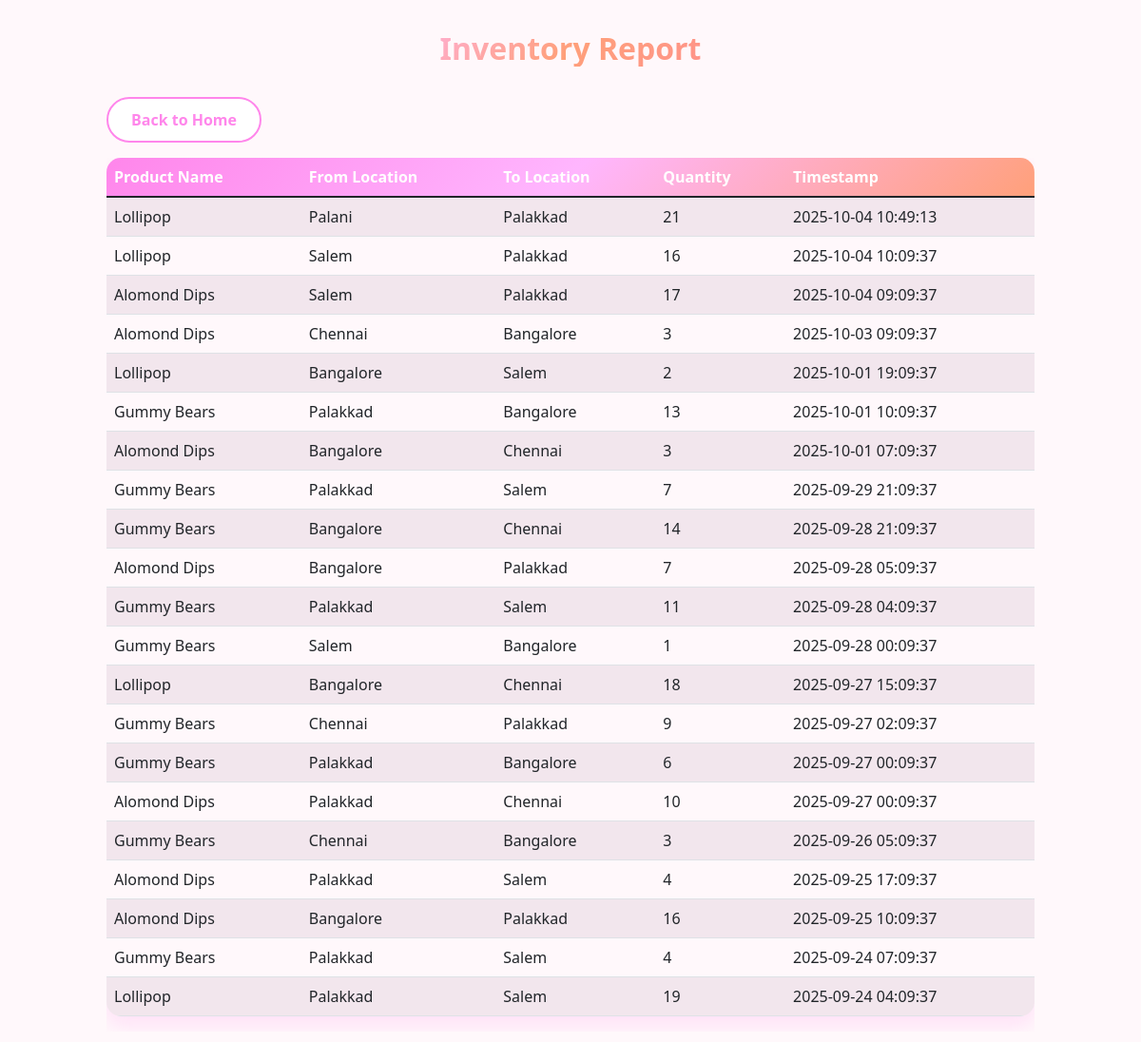
Screenshot of /report with the database file from the repository.
### model.py (models this page shows, shortened)
class Product(db.Model):
    __tablename__ = "product"
    product_id = db.Column(db.Integer, primary_key=True)
    name = db.Column(db.String(200), nullable=False)
    total_qty = db.Column(db.Integer, nullable=False, default=0)

class ProductMovement(db.Model):
    __tablename__ = "product_movement"
    movement_id = db.Column(db.String(64), primary_key=True, default=generate_uuid)
    timestamp = db.Column(db.DateTime, default=datetime.utcnow, nullable=False)
    from_location = db.Column(db.String(200), db.ForeignKey('location.name'), nullable=True)
    to_location = db.Column(db.String(200), db.ForeignKey('location.name'), nullable=True)
    product_id = db.Column(db.Integer, db.ForeignKey('product.product_id'), nullable=False)
    qty = db.Column(db.Integer, nullable=False)
    product = db.relationship("Product", backref="movements")
    from_loc = db.relationship("Location", foreign_keys=[from_location], lazy="joined")
    to_loc = db.relationship("Location", foreign_keys=[to_location], lazy="joined")

### app.py (the view)
    @app.route('/report')
    def report():
        movements_list = ProductMovement.query.order_by(ProductMovement.timestamp.desc()).all()
        report_data = []
        for movement in movements_list:
            if not movement.product:
                continue
            report_data.append({
                'movement_id': movement.movement_id,
                'timestamp': movement.timestamp.strftime("%Y-%m-%d %H:%M:%S"),
                'product_id': movement.product.product_id,
                'product_name': movement.product.name,
                'from_location': movement.from_location if movement.from_location else '—',
                'to_location': movement.to_location if movement.to_location else '—',
                'qty': movement.qty
            })
        return render_template('report.html', report_data=report_data)

### templates/report.html (shortened to what this page needs)
<!DOCTYPE html>
<html lang="en">
<head>
<link href="https://cdn.jsdelivr.net/npm/bootstrap@5.1.3/dist/css/bootstrap.min.css" rel="stylesheet">
</head>
<body>
<div class="container">
    <h2>Inventory Report</h2>
    <div class="mb-3">
        <a href="{{ url_for('index') }}" class="btn btn-secondary">Back to Home</a>
    </div>
    {% if report_data %}
    <div class="table-responsive">
        <table class="table table-striped table-hover">
            <thead>
                <tr>
                    <th>Product Name</th>
                    <th>From Location</th>
                    <th>To Location</th>
                    <th>Quantity</th>
                    <th>Timestamp</th>
                </tr>
            </thead>
            <tbody>
                {% for item in report_data %}
                <tr>
                    <td>{{ item.product_name }}</td>
                    <td>{{ item.from_location or 'N/A' }}</td>
                    <td>{{ item.to_location or 'N/A' }}</td>
                    <td>{{ item.qty }}</td>
                    <td>{{ item.timestamp }}</td>
                </tr>
                {% endfor %}
            </tbody>
        </table>
    </div>
    {% else %}
    <div class="alert alert-info">
        No inventory movements found. Add some movements first.
    </div>
    {% endif %}
</div>
</body>
</html>

### templates/report.html (style rules this page uses)
body { font-family: 'Segoe UI', Tahoma, Geneva, Verdana, sans-serif; background: #fff8fb; color: #333; }
h2 { font-weight: 800; background: linear-gradient(135deg, #FF86EB, #FFB6FE, #FFA07A, #FF8C94, #9484FE); -webkit-background-clip: text; -webkit-text-fill-color: transparent; margin-bottom: 2rem; text-align: center; }
.btn-secondary { background: white; border: 2px solid #FF86EB; color: #FF86EB; border-radius: 50px; font-weight: 600; padding: 0.6rem 1.5rem; transition: 0.3s; }
.table { border-radius: 15px; overflow: hidden; box-shadow: 0 10px 20px rgba(255, 134, 235, 0.2); }
.table thead { background: linear-gradient(135deg, #FF86EB, #FFB6FE, #FFA07A); color: white; font-weight: 600; }
.table-striped tbody tr:nth-of-type(odd) { background-color: rgba(255, 134, 235, 0.05); }
.container { max-width: 1000px; margin-top: 2rem; margin-bottom: 2rem; }

### rows the page displays
Product: product_name "Lollipop" "Lollipop" "Lollipop" "Lollipop" "Lollipop"
ProductMovement: from_location "Palani", to_location "Palakkad"
ProductMovement: from_location "Salem", to_location "Palakkad"
Product: product_name "Alomond Dips" "Alomond Dips" "Alomond Dips" "Alomond Dips" "Alomond Dips" "Alomond Dips" "Alomond Dips"
ProductMovement: from_location "Salem", to_location "Palakkad"
ProductMovement: from_location "Chennai", to_location "Bangalore"
ProductMovement: from_location "Bangalore", to_location "Salem"
Product: product_name "Gummy Bears" "Gummy Bears" "Gummy Bears" "Gummy Bears" "Gummy Bears" "Gummy Bears" "Gummy Bears" "Gummy Bears" "Gummy Bears"
ProductMovement: from_location "Palakkad", to_location "Bangalore"
ProductMovement: from_location "Bangalore", to_location "Chennai"
ProductMovement: from_location "Palakkad", to_location "Salem"
ProductMovement: from_location "Bangalore", to_location "Chennai"
ProductMovement: from_location "Bangalore", to_location "Palakkad"
ProductMovement: from_location "Palakkad", to_location "Salem"
ProductMovement: from_location "Salem", to_location "Bangalore"
ProductMovement: from_location "Bangalore", to_location "Chennai"
ProductMovement: from_location "Chennai", to_location "Palakkad"
ProductMovement: from_location "Palakkad", to_location "Bangalore"
ProductMovement: from_location "Palakkad", to_location "Chennai"
ProductMovement: from_location "Chennai", to_location "Bangalore"
ProductMovement: from_location "Palakkad", to_location "Salem"
ProductMovement: from_location "Bangalore", to_location "Palakkad"
ProductMovement: from_location "Palakkad", to_location "Salem"
ProductMovement: from_location "Palakkad", to_location "Salem"

### other values shown
{{ item.qty }} "21" "16" "17" "3" "2" "13" "3" "7" "14" "7" "11" "1" "18" "9" "6" "10" "3" "4" "16" "4" "19"
{{ item.timestamp }} "2025-10-04 10:49:13" "2025-10-04 10:09:37" "2025-10-04 09:09:37" "2025-10-03 09:09:37" "2025-10-01 19:09:37" "2025-10-01 10:09:37" "2025-10-01 07:09:37" "2025-09-29 21:09:37" "2025-09-28 21:09:37" "2025-09-28 05:09:37" "2025-09-28 04:09:37" "2025-09-28 00:09:37" "2025-09-27 15:09:37" "2025-09-27 02:09:37" "2025-09-27 00:09:37" "2025-09-27 00:09:37" "2025-09-26 05:09:37" "2025-09-25 17:09:37" "2025-09-25 10:09:37" "2025-09-24 07:09:37" "2025-09-24 04:09:37"
